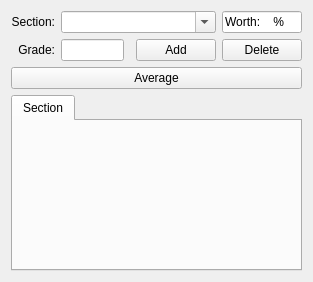
<?xml version="1.0" encoding="UTF-8"?>
<ui version="4.0">
 <class>grade_template</class>
 <widget class="QWidget" name="grade_template">
  <property name="enabled">
   <bool>true</bool>
  </property>
  <property name="geometry">
   <rect>
    <x>0</x>
    <y>0</y>
    <width>313</width>
    <height>282</height>
   </rect>
  </property>
  <property name="windowTitle">
   <string>Form</string>
  </property>
  <property name="inputMethodHints">
   <set>Qt::ImhDigitsOnly</set>
  </property>
  <layout class="QVBoxLayout" name="verticalLayout">
   <item>
    <layout class="QGridLayout" name="gridLayout">
     <item row="0" column="0">
      <widget class="QLabel" name="label_section">
       <property name="text">
        <string>Section:</string>
       </property>
       <property name="alignment">
        <set>Qt::AlignRight|Qt::AlignTrailing|Qt::AlignVCenter</set>
       </property>
      </widget>
     </item>
     <item row="0" column="1" colspan="3">
      <widget class="QComboBox" name="comboBox_section">
       <property name="minimumSize">
        <size>
         <width>77</width>
         <height>0</height>
        </size>
       </property>
       <property name="editable">
        <bool>true</bool>
       </property>
       <property name="maxVisibleItems">
        <number>15</number>
       </property>
       <property name="insertPolicy">
        <enum>QComboBox::InsertAlphabetically</enum>
       </property>
       <property name="sizeAdjustPolicy">
        <enum>QComboBox::AdjustToContents</enum>
       </property>
       <property name="frame">
        <bool>true</bool>
       </property>
      </widget>
     </item>
     <item row="1" column="0">
      <widget class="QLabel" name="label_grade">
       <property name="text">
        <string>Grade:</string>
       </property>
       <property name="alignment">
        <set>Qt::AlignRight|Qt::AlignTrailing|Qt::AlignVCenter</set>
       </property>
      </widget>
     </item>
     <item row="1" column="1">
      <widget class="QLineEdit" name="lineEdit_grade">
       <property name="inputMethodHints">
        <set>Qt::ImhPreferNumbers</set>
       </property>
       <property name="maxLength">
        <number>3</number>
       </property>
      </widget>
     </item>
     <item row="0" column="4">
      <widget class="QLineEdit" name="lineEdit_worth">
       <property name="enabled">
        <bool>true</bool>
       </property>
       <property name="inputMethodHints">
        <set>Qt::ImhPreferNumbers</set>
       </property>
       <property name="inputMask">
        <string>Wort\h: 000%; </string>
       </property>
       <property name="text">
        <string>Worth: %</string>
       </property>
      </widget>
     </item>
     <item row="5" column="0" colspan="5">
      <widget class="QPushButton" name="pushButton_average">
       <property name="text">
        <string>Average</string>
       </property>
      </widget>
     </item>
     <item row="1" column="3">
      <widget class="QPushButton" name="pushButton_addGrade">
       <property name="text">
        <string>Add</string>
       </property>
      </widget>
     </item>
     <item row="1" column="4">
      <widget class="QPushButton" name="pushButton_deleteGrade">
       <property name="text">
        <string>Delete</string>
       </property>
      </widget>
     </item>
    </layout>
   </item>
   <item>
    <widget class="QTabWidget" name="tabWidget">
     <property name="tabPosition">
      <enum>QTabWidget::North</enum>
     </property>
     <property name="tabShape">
      <enum>QTabWidget::Rounded</enum>
     </property>
     <widget class="QWidget" name="tab_section">
      <attribute name="title">
       <string>Section</string>
      </attribute>
     </widget>
    </widget>
   </item>
  </layout>
 </widget>
 <resources/>
 <connections>
  <connection>
   <sender>comboBox_section</sender>
   <signal>currentIndexChanged(int)</signal>
   <receiver>tabWidget</receiver>
   <slot>setCurrentIndex(int)</slot>
   <hints>
    <hint type="sourcelabel">
     <x>87</x>
     <y>49</y>
    </hint>
    <hint type="destinationlabel">
     <x>29</x>
     <y>103</y>
    </hint>
   </hints>
  </connection>
  <connection>
   <sender>tabWidget</sender>
   <signal>currentChanged(int)</signal>
   <receiver>comboBox_section</receiver>
   <slot>setCurrentIndex(int)</slot>
   <hints>
    <hint type="sourcelabel">
     <x>165</x>
     <y>169</y>
    </hint>
    <hint type="destinationlabel">
     <x>107</x>
     <y>47</y>
    </hint>
   </hints>
  </connection>
 </connections>
</ui>
